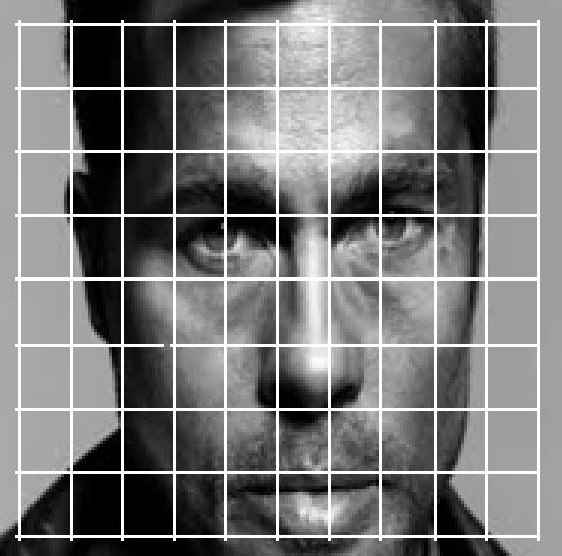
%> input picture ivp lab/iivp-lab-2017/iivp-lab-2017/Lab10 Adv/grid_image.jpg, 562 x 556 px
$ octave q3.m   (GNU Octave 9; MATLAB toolbox functions it lacks are replaced by stand-ins)
%> lines starting %> are read from the running program, lines starting %| are printed output that depends on the picture; in (x1, y1, x2, y2) boxes, pixels count from 0 and x2, y2 are one past the last pixel; in counts of white or black regions, pixels touching at a corner belong together; the program's own positions count from 1
clc;
clear;
fontSize = 15;
folder = pwd;
baseFileName = 'grid_image.jpg';
% Get the full filename, with path prepended.
fullFileName = fullfile(folder, baseFileName);
if ~exist(fullFileName, 'file')
	% Didn't find it there.  Check the search path for it.
	fullFileName = baseFileName; % No path this time.
	if ~exist(fullFileName, 'file')
		% Still didn't find it.  Alert user.
		errorMessage = sprintf('Error: %s does not exist.', fullFileName);
		uiwait(warndlg(errorMessage));
		return;
	end
end
grayImage = rgb2gray(imread('grid_image.jpg'));
%> grayImage: size 556x562 uint8; min 0, max 255, mean 120.1
% Get the dimensions of the image.  numberOfColorBands should be = 1.
[rows columns numberOfColorBands] = size(grayImage);
%> rows = 556; columns = 562; numberOfColorBands = 1
% Display the original image.
subplot(2, 2, 1);
imshow(grayImage);
axis on;
title('Original Gray Scale Image', 'FontSize', fontSize);
set(gcf, 'Position', get(0,'Screensize'));
% Let's compute and display the histogram.
[pixelCount, grayLevels] = imhist(grayImage);
%> pixelCount = 256 values, max 14504 at index 256, min 98 at index 240, mean 1220.6; grayLevels = 256 values from 0 to 255
subplot(2, 2, 2);
bar(grayLevels, pixelCount);
grid on;
title('Histogram of original image', 'FontSize', fontSize);
xlim([0 grayLevels(end)]); % Scale x axis manually.
% Median Filter the image:
medianFilteredImage = medfilt2(grayImage, [23 23]);
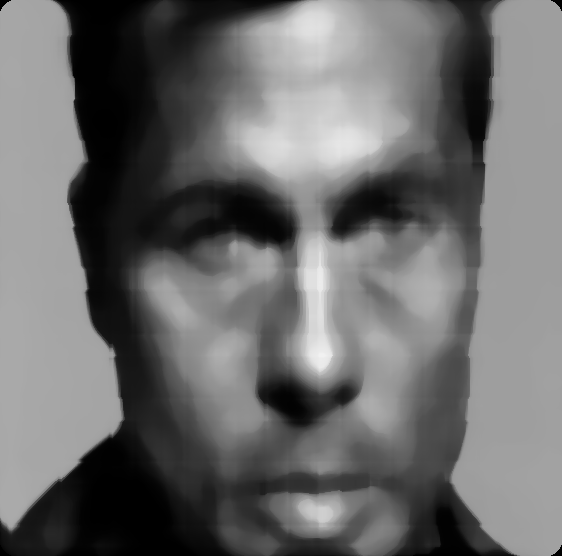
%> medianFilteredImage: size 556x562 uint8; min 0, max 241, mean 107.6
% Find the noise.  It will have a gray level of either 0 or 255.
noiseImage = grayImage > 125;
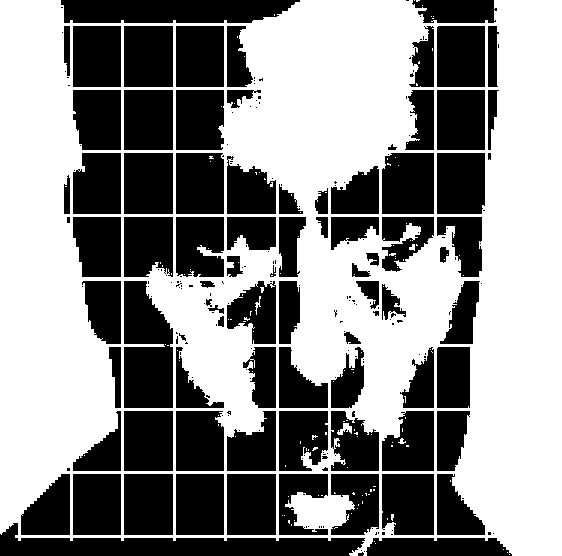
%> noiseImage: size 556x562 logical; 54.4% white; 232 black regions (149 under 20 px), largest, box (x1, y1, x2, y2) and area: (0, 523, 365, 556) 6558, (124, 281, 173, 408) 5278, (61, 0, 300, 23) 4952
% Display the image.
subplot(2, 2, 3);
imshow(noiseImage);
axis on;
title('Noise', 'FontSize', fontSize);
% Get rid of the noise by replacing with median.
noiseFreeImage = grayImage; % Initialize
noiseFreeImage(noiseImage) = medianFilteredImage(noiseImage); % Replace.
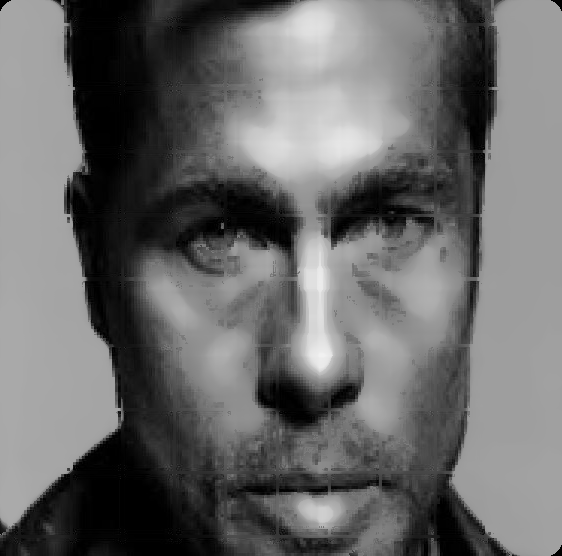
%> noiseFreeImage: size 556x562 uint8; min 0, max 241, mean 105.5
% Display the image.
subplot(2, 2, 4);
imshow(noiseFreeImage);
axis on;
title('Restored Image', 'FontSize', fontSize);
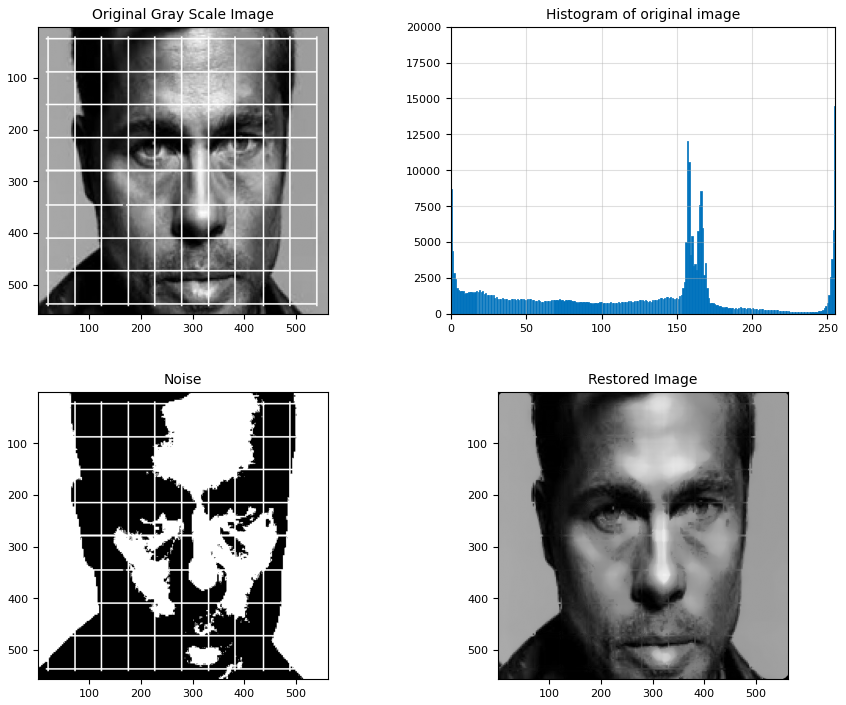
%> figure redrawn from the program's plot data, 4 panels

$ run again, with ivp lab/iivp-lab-2017/iivp-lab-2017/Lab10 Adv/face.png saved as ivp lab/iivp-lab-2017/iivp-lab-2017/Lab10 Adv/grid_image.jpg
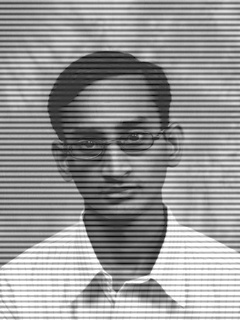
%> input picture ivp lab/iivp-lab-2017/iivp-lab-2017/Lab10 Adv/face.png, 240 x 320 px
%> grayImage is the input picture: size 320x240 uint8; min 0, max 255, mean 151.2
%> pixelCount = 256 values, max 3196 at index 256, min 0 at index 2, mean 300; grayLevels = 256 values from 0 to 255
%> `noiseImage = grayImage > 125;`:
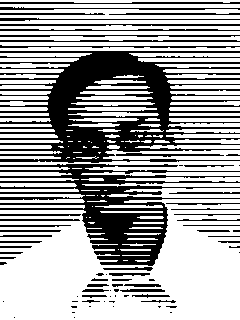
%> noiseImage: size 320x240 logical; 64.1% white; 74 black regions (28 under 20 px), largest, box (x1, y1, x2, y2) and area: (0, 51, 240, 163) 13458, (0, 164, 240, 266) 7687, (0, 24, 240, 26) 458
%> `title('Restored Image', 'FontSize', fontSize);`:
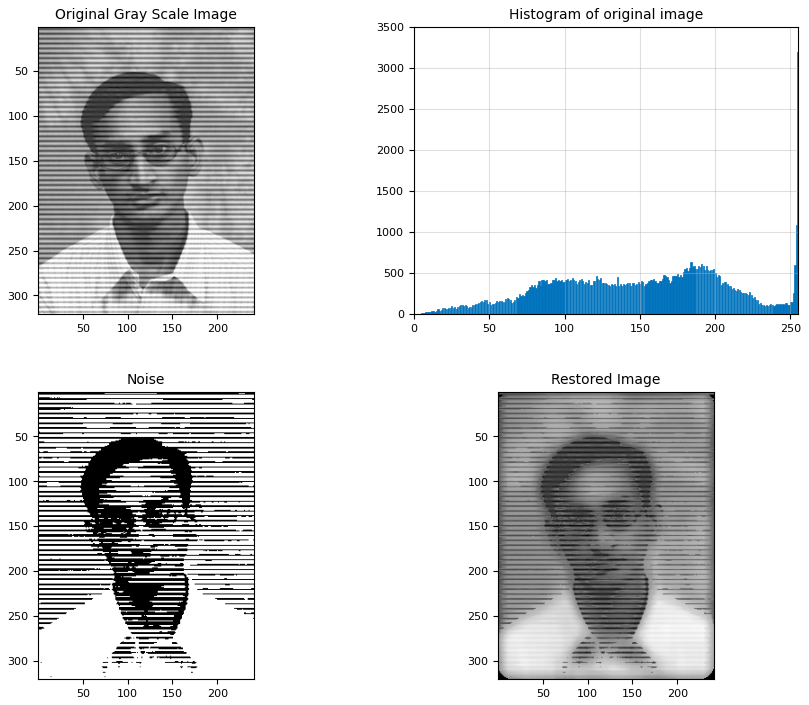
%> figure redrawn from the program's plot data, 4 panels
